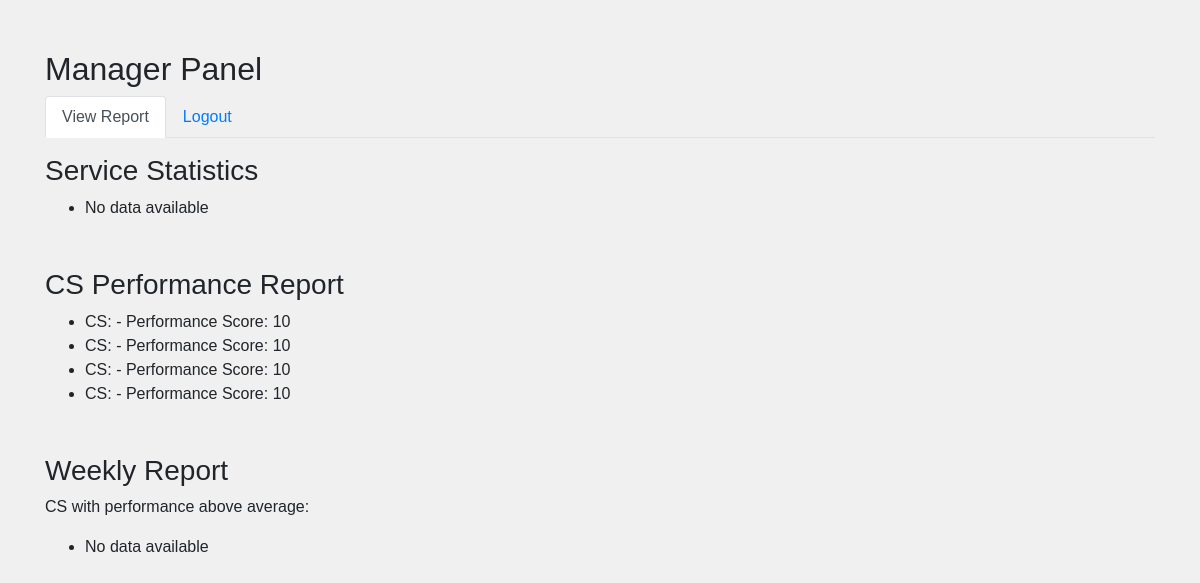
Page /manager/manager.php (signed in) on the committed database.
### tables this page shows
CREATE TABLE `cs_performance` (
  `id` int(11) NOT NULL,
  `cs_name` varchar(50) NOT NULL,
  `performance_score` int(11) NOT NULL
);

### manager/manager.php (the view, shortened to what this page needs)
<?php
$servername = "localhost";
$username = "root";
$password = "";
$dbname = "grapara";
$conn = new mysqli($servername, $username, $password, $dbname);
$serviceStatsQuery = "SELECT * FROM service_stats";
$serviceStatsResult = $conn->query($serviceStatsQuery);
$csPerformanceQuery = "SELECT * FROM cs_performance";
$csPerformanceResult = $conn->query($csPerformanceQuery);
$averagePerformanceQuery = "SELECT AVG(performance_score) as avg_score FROM cs_performance";
$averagePerformanceResult = $conn->query($averagePerformanceQuery);
$averageScoreRow = $averagePerformanceResult->fetch_assoc();
$averageScore = $averageScoreRow['avg_score'];
$weeklyReportQuery = "SELECT * FROM weekly_report WHERE performance_score > ?";
$weeklyReportStmt = $conn->prepare($weeklyReportQuery);
$weeklyReportStmt->bind_param("d", $averageScore);
$weeklyReportStmt->execute();
$weeklyReportResult = $weeklyReportStmt->get_result();
?>
<!DOCTYPE html>
<html lang="en">
<head>
    <link rel="stylesheet" href="https://stackpath.bootstrapcdn.com/bootstrap/4.5.2/css/bootstrap.min.css">
    <link rel="stylesheet" href="styles.css">
</head>
<body>
<div class="container">
    <h2>Manager Panel</h2>
    <ul class="nav nav-tabs" id="managerTab" role="tablist">
        <li class="nav-item">
            <a class="nav-link active" id="manager-tab" data-toggle="tab" href="#manager" role="tab" aria-controls="manager" aria-selected="true">View Report</a>
        </li>
        <li class="nav-item">
            <a class="nav-link" id="logout-tab" aria-controls="logout" aria-selected="false" onclick="javascript:return confirm('Apakah Anda yakin ingin logout?');" href="../autentikasi/logout.php">Logout</></a>
        </li>
    </ul>
    <div id="serviceStats" class="mt-3">
        <h3>Service Statistics</h3>
        <ul>
            <?php
            if ($serviceStatsResult && $serviceStatsResult->num_rows > 0) {
                while($row = $serviceStatsResult->fetch_assoc()) {
                    echo "<li>Service: " . htmlspecialchars($row["service_name"]) . " - Total Requests: " . htmlspecialchars($row["total_requests"]) . " - Successful Requests: " . htmlspecialchars($row["successful_requests"]) . "</li>";
                }
            } else {
                echo "<li>No data available</li>";
            }
            ?>
        </ul>
    </div>
    <h3 class="mt-5">CS Performance Report</h3>
    <ul id="csPerformanceReport">
        <?php
        if ($csPerformanceResult && $csPerformanceResult->num_rows > 0) {
            while($row = $csPerformanceResult->fetch_assoc()) {
                echo "<li>CS: " . htmlspecialchars($row["cs_name"]) . " - Performance Score: " . htmlspecialchars($row["performance_score"]) . "</li>";
            }
        } else {
            echo "<li>No data available</li>";
        }
        ?>
    </ul>
    <h3 class="mt-5">Weekly Report</h3>
    <p>CS with performance above average:</p>
    <ul id="weeklyReport">
        <?php
        if ($weeklyReportResult && $weeklyReportResult->num_rows > 0) {
            while($row = $weeklyReportResult->fetch_assoc()) {
                echo "<li>CS: " . htmlspecialchars($row["cs_name"]) . " - Performance Score: " . htmlspecialchars($row["performance_score"]) . "</li>";
            }
        } else {
            echo "<li>No data available</li>";
        }
        ?>
    </ul>
</div>
</body>
</html>

### styles.css (style rules this page uses)
.container { margin-top: 50px; }
body { font-family: Arial, sans-serif; background-color: #f0f0f0; margin: 0; padding: 0; }

### rows in the picture
cs_performance: performance_score "10"
cs_performance: performance_score "10"
cs_performance: performance_score "10"
cs_performance: performance_score "10"
